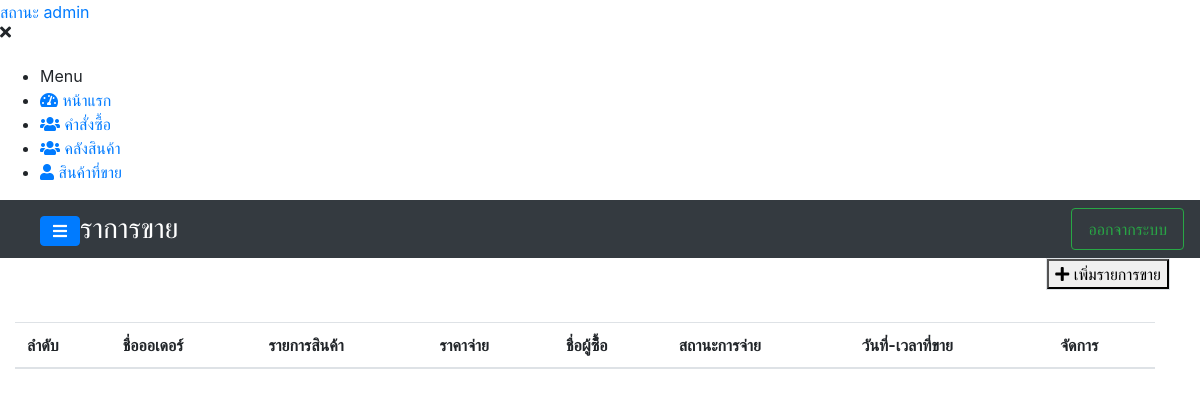
The page /system/ordersell.php (signed in) on the database as committed earlier.
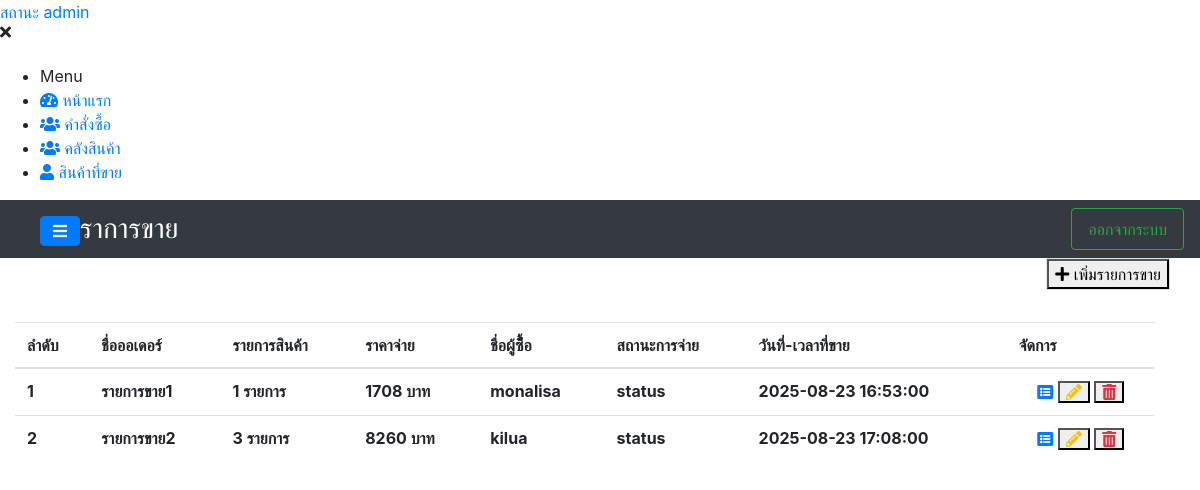
The same page on the database as committed later.
### tables this page shows
CREATE TABLE `orders_sell` (
  `id_ordersell` int(11) NOT NULL,
  `ordersell_name` varchar(200) NOT NULL,
  `is_totalprice` decimal(10,0) NOT NULL,
  `custome_name` varchar(250) NOT NULL,
  `tell_custome` varchar(30) NOT NULL,
  `date_time_sell` datetime NOT NULL,
  `shipping_note` text NOT NULL,
  `sender` varchar(200) NOT NULL,
  `wages` decimal(10,0) NOT NULL,
  `reason` text NOT NULL,
  `slip_ordersell` varchar(200) NOT NULL,
  `adder_id` int(11) NOT NULL,
  `create_at` datetime NOT NULL
);

### components/component.php (the view, shortened to what this page needs)
<?php
function navigationOfiicer($path = ""){
    $list = "
        <nav id=\"sidebar\" class=\"sidebar-wrapper\">
            <div class=\"sidebar-content\">
                <div class=\"sidebar-brand\">
                    <a href=\"#\" class=\"text-primary\">สถานะ admin</a>
                    <div id=\"close-sidebar\">
                        <i class=\"fas fa-times\"></i>
                    </div>
                </div>
                <div class=\"sidebar-menu mt-4\">
                    <ul>
                        <li class=\"header-menu\">
                            <span>Menu</span>
                        </li>
                        <li>
                          <a href=\"{$path}index.php\">
                              <i class=\"fa fa-tachometer-alt\"></i>
                              <span>หน้าแรก</span>
                          </a>
                        </li>
                        <li>
                          <a href=\"{$path}orders.php\">
                              <i class=\"fas fa-users\"></i>
                              <span>คำสั่งซื้อ</span>
                          </a>
                        </li>
                        <li>
                          <a href=\"{$path}stock.php\">
                              <i class=\"fas fa-users\"></i>
                              <span>คลังสินค้า</span>
                          </a>
                        </li>
                        <li>
                          <a href=\"{$path}ordersell.php\">
                            <i class=\"fas fa-user\"></i>
                              <span>สินค้าที่ขาย</span>
                          </a>
                        </li>
                    </ul>
                </div>
            </div>
        </nav>
    ";
    echo $list;
}
function navbar($logo, $path=""){
    $navList = "
        <nav class=\"navbar navbar-tp navbar-expand-md navbar-dark bg-dark row\">
          <div class=\"container-fluid ml-4\">
              <a id=\"show-sidebar\" class=\"btn btn-primary mt-1\" href=\"#\">
                  <i class=\"fas fa-bars\"></i>
              </a>
              <p class=\"h3 mb-0 text-white text-uppercase d-none d-lg-inline-block font-thi\">$logo</p>
              <div class=\"ml-auto\">
                  <a class=\"nav-link btn btn-outline-success\" href=\"{$path}logout.php\">
                    <i class=\"now-ui-icons ui-1_settings-gear-63\"></i>
                    ออกจากระบบ
                  </a>
              </div>
          </div>
        </nav>
    ";
    echo $navList;
}
function listOrderSell($number, $ordersell_id, $ordersell_name,$count_item, $price_total,$customer_name,$date_sell){
  $listorder = "
      <tr>
        <td class=\"font-weight-bold\">$number</td>
        <td class=\"font-weight-bold\">$ordersell_name</td>
        <td class=\"font-weight-bold\">$count_item รายการ</td>
        <td class=\"font-weight-bold\">$price_total บาท</td>
        <td class=\"font-weight-bold\">$customer_name</td>
        <td class=\"font-weight-bold\">status</td>
        <td class=\"font-weight-bold\">$date_sell</td>
        <td class='text-center'>
            <div class=\"table-data-feature\" >
              <a class=\"item\" data-toggle=\"tootip\" data-placement=\"top\" title=\"จัดสรรทุน\" href=\"details/detail_stock.php?ordersell_id=".$ordersell_id." \">
                <i class=\"fas fa-list-alt\"></i>
              </a>
              <button type=\"button\" id=\"update_order_sell\" data-target=\"#modalFormUpdateOrderSell\" data-toggle=\"modal\"
                       class=\"item\" data-id=\"$ordersell_id\" data-ordersellname=\"$ordersell_name\" data-pricetotal=\"$price_total\"
                       data-customername=\"$customer_name\" data-datesell=\"$date_sell\"
                    >
                        <i class=\"fas fa-pencil-alt text-warning\"></i>
                    </button>
                    <button type=\"button\" class=\"item\" id=\"falseTrashBtnProject\" data-id=\"$ordersell_id\">
                      <i class=\"fas fa-trash-alt text-danger\"></i>
                    </button>
            </div>
        </td>
      </tr>
  ";
  echo $listorder;
}
?>

### link/link-2.php (shortened to what this page needs)
<link rel="stylesheet" href="https://maxcdn.bootstrapcdn.com/bootstrap/4.0.0/css/bootstrap.min.css">
<link href="https://use.fontawesome.com/releases/v5.0.6/css/all.css" rel="stylesheet">
<link rel="stylesheet" href="https://cdn.datatables.net/1.12.1/css/dataTables.bootstrap4.min.css">
<link rel="stylesheet" href="https://unpkg.com/multiple-select@2.1.1/dist/multiple-select.min.css">

### system/ordersell.php (shortened to what this page needs)
<?php
include_once("../backend/config.php");
include_once("../link/link-2.php");
include_once("../components/component.php");
?>
<!DOCTYPE html>
<html lang="en">
<head>
  <link rel="stylesheet" href="https://cdnjs.cloudflare.com/ajax/libs/uikit/3.0.0-beta.20/css/uikit.css">
    <link rel="stylesheet" href="../assets/scripts/module/jquery.Thailand.js/jquery.Thailand.js/dist/jquery.Thailand.min.css">
    <link rel="stylesheet" href="../assets/scss/navigationTrue-a-j.scss">
    <link rel="stylesheet" href="../assets/scss/revenue.scss">
    <link rel="stylesheet" href="../assets/scripts/module/test/test.scss">
    <link rel="stylesheet" href="../assets/scripts/module/select-picker/select.scss">
</head>
<body>
  <div class="page-wrapper chiller-theme toggled">
    <?php  navigationOfiicer(); ?>
    <main class="page-content mt-0">
      <?php navbar("ราการขาย"); ?>
      <div class="container-fluid row">
        <div class="ml-auto border">
            <button class="bd-none au-btn au-btn-icon au-btn--green au-btn--small" data-toggle="modal"
                data-target="#modalFormOrderSell"
            >
                <i class="fas fa-plus"></i>
                  เพิ่มรายการขาย
            </button>
          </div>
          <div class="col-md-12 mt-4">
            <div class="table-responsive table-responsive-data2 mt-2">
                <table class="table table-data2 mydataTablePatron">
                    <thead>
                        <tr>
                            <th>ลำดับ</th>
                            <th>ชื่อออเดอร์</th>
                            <th>รายการสินค้า</th>
                            <th>ราคาจ่าย</th>
                            <th>ชื่อผู้ซื้้อ</th>
                            <th>สถานะการจ่าย</th>
                            <th>วันที่-เวลาที่ขาย</th>
                            <th>จัดการ</th>
                        </tr>
                    </thead>
                    <tbody>
                      <?php
                          $sql = "SELECT O.id_ordersell, O.ordersell_name, O.is_totalprice, O.custome_name,O.date_time_sell, COUNT(P.list_sellid) AS item_count
                                  FROM orders_sell O
                                  LEFT JOIN list_productsell P ON P.ordersell_id = O.id_ordersell
                                  GROUP BY O.id_ordersell";
                          $query_data = mysqli_query($conn,$sql) or die(mysqli_error($conn));
                          $num_rows = mysqli_num_rows($query_data);
                          if($num_rows > 0){
                            foreach($query_data as $key =>$res){
                              listOrderSell(($key+1), $res['id_ordersell'],$res['ordersell_name'],$res['item_count'],$res['is_totalprice'],$res['custome_name'],$res['date_time_sell']);
                            }
                          }
                      ?>
                    </tbody>
                </table>
            </div>
          </div>
      </div>
    </main>
  </div>
</body>
</html>

Rows that differ between the two databases and show on the page:
added orders_sell: number "1", ordersell_name "รายการขาย1", count_item "1", is_totalprice "1708", custome_name "monalisa", date_time_sell "2025-08-23 16:53:00"
added orders_sell: number "2", ordersell_name "รายการขาย2", count_item "3", is_totalprice "8260", custome_name "kilua", date_time_sell "2025-08-23 17:08:00"
